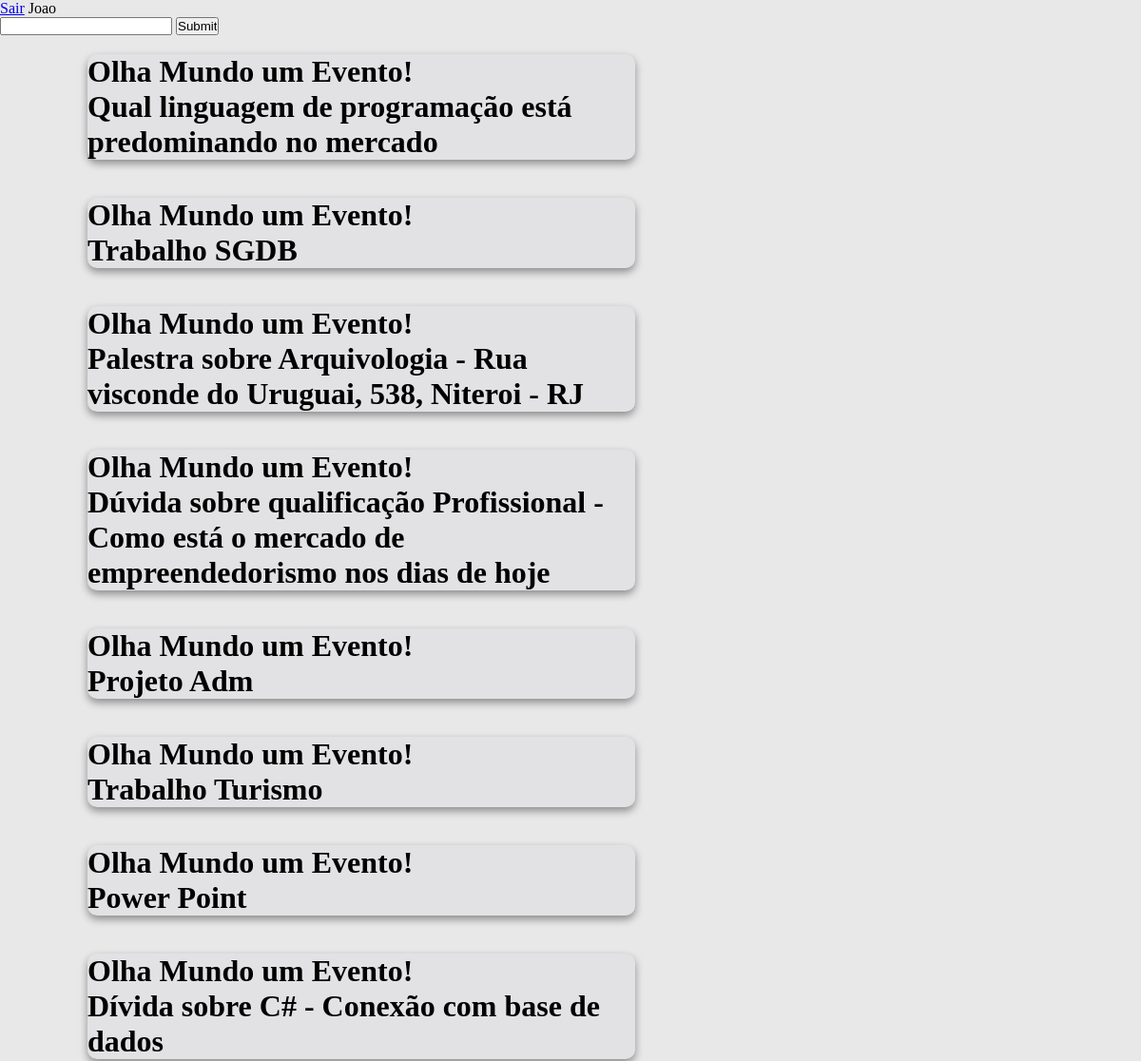
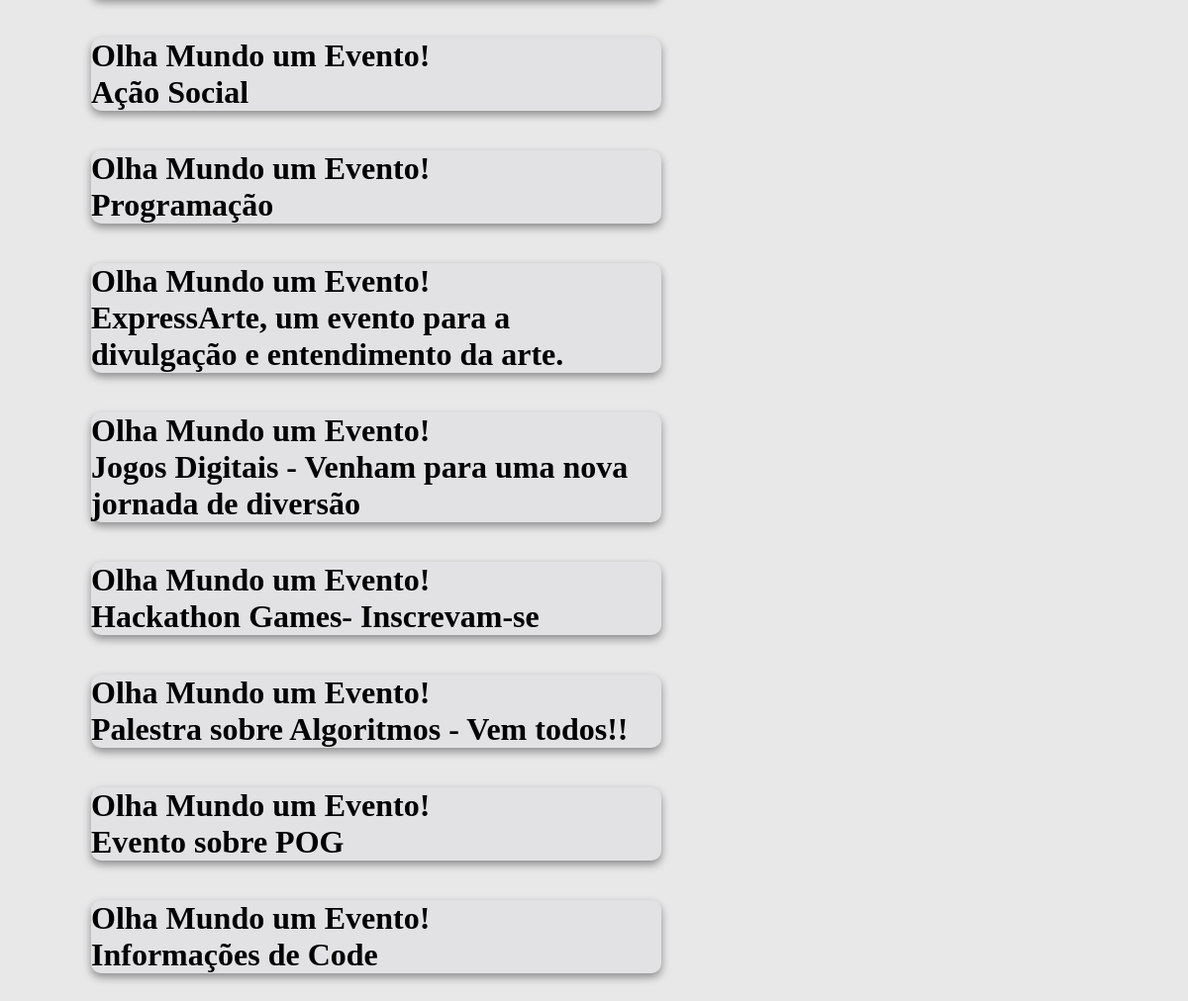
The app's page /php/carregarPost.php (signed in) with its own data (2 pictures, top to bottom).
### tables this page shows
CREATE TABLE `post` (
  `idPost` int(11) NOT NULL,
  `idUsuario` varchar(45) NOT NULL,
  `msg` varchar(300) NOT NULL,
  `data` datetime DEFAULT NULL,
  `imagem` varchar(45) DEFAULT NULL,
  `tipo` varchar(50) DEFAULT NULL,
  `anexo` varchar(50) NOT NULL
);

### php/controller.php (called while the page is built, shortened)
<?php
function carregarPost(){
	$conexao = model_conexao();
	$sql = "SELECT p.*, u.* FROM post as p LEFT JOIN usuario as u ON p.idUsuario = u.idUsuario ORDER BY data DESC";
	$resultPost = $conexao->query($sql);
	$resul = $resultPost->fetch_all();
	return $resul;
}
?>

### php/carregarPost.php (the view, shortened to what this page needs)
<?php
	include_once 'controller.php';
	$posts = carregarPost(1);
 ?>
 <!DOCTYPE html>
 <html>
 <head>
 	<link rel="stylesheet" type="text/css" href="../lib/css/estilo.css">
 </head>
 <body>
 	<a href="deslogar.php">Sair</a>
 	<span><?php echo $_SESSION['user']; ?></span>
 	<form action="controller.php?f=criarPost" method="POST">
 		<input type="text" name="msg">
 		<input type="submit" name="enviar">
 	</form>
 	<div class="conteudo">
        <div class="container">
        	<?php
        		foreach ($posts as $post) {
        			?>
        				<div class="row">
			                <div class="caixaTimeLine" id="evento">
			                    <h1>Olha Mundo um Evento! <br> <?php echo $post[2]; ?></h1>
			                </div>
            			</div>
        			<?php
        		}
        	?>
        </div>
    </div>
 </body>
 </html>

### records on screen
post: msg "Qual linguagem de programação está predominando no mercado"
post: msg "Trabalho SGDB"
post: msg "Palestra sobre Arquivologia - Rua visconde do Uruguai, 538, Niteroi - RJ"
post: msg "Dúvida sobre qualificação Profissional - Como está o mercado de empreendedorismo nos dias de hoje"
post: msg "Projeto Adm"
post: msg "Trabalho Turismo"
post: msg "Power Point"
post: msg "Dívida sobre C# - Conexão com base de dados"
post: msg "Ação Social"
post: msg "Programação"
post: msg "ExpressArte, um evento para a divulgação e entendimento da arte."
post: msg "Jogos Digitais - Venham para uma nova jornada de diversão"
post: msg "Hackathon Games- Inscrevam-se"
post: msg "Palestra sobre Algoritmos - Vem todos!!"
post: msg "Evento sobre POG"
post: msg "Informações de Code"

### other values on screen
$_SESSION['user'] "Joao"
